Frame 1 (no input): blank canvas, image omitted
Frame 60 (no input): blank canvas, image omitted
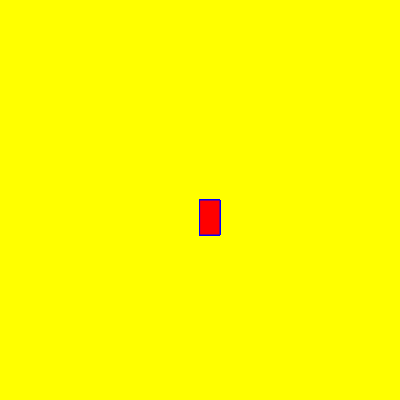
Frame 120 (the mouse pressed at the canvas centre since frame 60)

The p5.js sketch whose frames 1 and 60 were blank and that drew this single picture after the mouse press (run headless with seeded random() and noise() and a simulated clock; from frame 60 on, the mouse is pressed at the canvas centre):

// p5.js sketch
// ── sketch.js
function setup() {
    createCanvas(400, 400);
    background("yellow");
  }
  
  function draw() {
    stroke("blue");
    fill("red");
    
    if(mouseIsPressed){
      rect(mouseX, mouseY, 20, 35)
    }
  }
